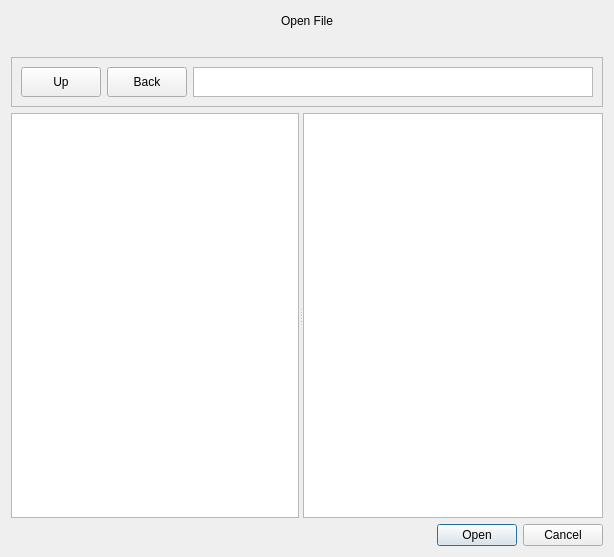
<?xml version="1.0" encoding="UTF-8"?>
<ui version="4.0">
 <class>LoadDialogWindow</class>
 <widget class="QDialog" name="LoadDialogWindow">
  <property name="geometry">
   <rect>
    <x>0</x>
    <y>0</y>
    <width>610</width>
    <height>557</height>
   </rect>
  </property>
  <property name="windowTitle">
   <string>Dialog</string>
  </property>
  <layout class="QVBoxLayout" name="verticalLayout">
   <item>
    <widget class="QLabel" name="label">
     <property name="sizePolicy">
      <sizepolicy hsizetype="Expanding" vsizetype="Fixed">
       <horstretch>0</horstretch>
       <verstretch>0</verstretch>
      </sizepolicy>
     </property>
     <property name="minimumSize">
      <size>
       <width>0</width>
       <height>20</height>
      </size>
     </property>
     <property name="maximumSize">
      <size>
       <width>16777215</width>
       <height>20</height>
      </size>
     </property>
     <property name="frameShape">
      <enum>QFrame::NoFrame</enum>
     </property>
     <property name="text">
      <string>Open File</string>
     </property>
     <property name="alignment">
      <set>Qt::AlignCenter</set>
     </property>
    </widget>
   </item>
   <item>
    <spacer name="horizontalSpacer">
     <property name="orientation">
      <enum>Qt::Horizontal</enum>
     </property>
     <property name="sizeHint" stdset="0">
      <size>
       <width>40</width>
       <height>20</height>
      </size>
     </property>
    </spacer>
   </item>
   <item>
    <widget class="QFrame" name="frame">
     <property name="sizePolicy">
      <sizepolicy hsizetype="Minimum" vsizetype="Minimum">
       <horstretch>0</horstretch>
       <verstretch>0</verstretch>
      </sizepolicy>
     </property>
     <property name="minimumSize">
      <size>
       <width>0</width>
       <height>50</height>
      </size>
     </property>
     <property name="maximumSize">
      <size>
       <width>16777215</width>
       <height>50</height>
      </size>
     </property>
     <property name="frameShape">
      <enum>QFrame::StyledPanel</enum>
     </property>
     <property name="frameShadow">
      <enum>QFrame::Raised</enum>
     </property>
     <layout class="QHBoxLayout" name="horizontalLayout">
      <item>
       <widget class="QPushButton" name="pushButton">
        <property name="sizePolicy">
         <sizepolicy hsizetype="Minimum" vsizetype="Minimum">
          <horstretch>0</horstretch>
          <verstretch>0</verstretch>
         </sizepolicy>
        </property>
        <property name="minimumSize">
         <size>
          <width>20</width>
          <height>20</height>
         </size>
        </property>
        <property name="text">
         <string>Up</string>
        </property>
       </widget>
      </item>
      <item>
       <widget class="QPushButton" name="pushButton_2">
        <property name="sizePolicy">
         <sizepolicy hsizetype="Minimum" vsizetype="Minimum">
          <horstretch>0</horstretch>
          <verstretch>0</verstretch>
         </sizepolicy>
        </property>
        <property name="minimumSize">
         <size>
          <width>20</width>
          <height>20</height>
         </size>
        </property>
        <property name="text">
         <string>Back</string>
        </property>
       </widget>
      </item>
      <item>
       <widget class="QPlainTextEdit" name="filepath">
        <property name="sizePolicy">
         <sizepolicy hsizetype="MinimumExpanding" vsizetype="Expanding">
          <horstretch>0</horstretch>
          <verstretch>0</verstretch>
         </sizepolicy>
        </property>
        <property name="minimumSize">
         <size>
          <width>400</width>
          <height>20</height>
         </size>
        </property>
       </widget>
      </item>
     </layout>
    </widget>
   </item>
   <item>
    <widget class="QSplitter" name="splitter">
     <property name="orientation">
      <enum>Qt::Horizontal</enum>
     </property>
     <widget class="QTreeView" name="directories">
      <property name="sizePolicy">
       <sizepolicy hsizetype="Minimum" vsizetype="MinimumExpanding">
        <horstretch>0</horstretch>
        <verstretch>0</verstretch>
       </sizepolicy>
      </property>
      <property name="minimumSize">
       <size>
        <width>150</width>
        <height>400</height>
       </size>
      </property>
      <property name="maximumSize">
       <size>
        <width>300</width>
        <height>16777215</height>
       </size>
      </property>
      <property name="dragEnabled">
       <bool>true</bool>
      </property>
     </widget>
     <widget class="QListWidget" name="files">
      <property name="sizePolicy">
       <sizepolicy hsizetype="Expanding" vsizetype="MinimumExpanding">
        <horstretch>0</horstretch>
        <verstretch>0</verstretch>
       </sizepolicy>
      </property>
      <property name="minimumSize">
       <size>
        <width>300</width>
        <height>400</height>
       </size>
      </property>
     </widget>
    </widget>
   </item>
   <item>
    <widget class="QDialogButtonBox" name="buttonBox">
     <property name="orientation">
      <enum>Qt::Horizontal</enum>
     </property>
     <property name="standardButtons">
      <set>QDialogButtonBox::Cancel|QDialogButtonBox::Open</set>
     </property>
    </widget>
   </item>
  </layout>
 </widget>
 <resources/>
 <connections>
  <connection>
   <sender>buttonBox</sender>
   <signal>accepted()</signal>
   <receiver>LoadDialogWindow</receiver>
   <slot>loadFile()</slot>
   <hints>
    <hint type="sourcelabel">
     <x>248</x>
     <y>254</y>
    </hint>
    <hint type="destinationlabel">
     <x>157</x>
     <y>274</y>
    </hint>
   </hints>
  </connection>
  <connection>
   <sender>buttonBox</sender>
   <signal>rejected()</signal>
   <receiver>LoadDialogWindow</receiver>
   <slot>reject()</slot>
   <hints>
    <hint type="sourcelabel">
     <x>316</x>
     <y>260</y>
    </hint>
    <hint type="destinationlabel">
     <x>286</x>
     <y>274</y>
    </hint>
   </hints>
  </connection>
 </connections>
 <slots>
  <slot>loadFile()</slot>
 </slots>
</ui>
